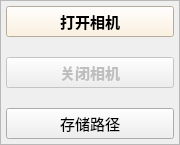
           <widget class="QFrame" name="frame_11">
            <property name="sizePolicy">
             <sizepolicy hsizetype="Preferred" vsizetype="Preferred">
              <horstretch>0</horstretch>
              <verstretch>0</verstretch>
             </sizepolicy>
            </property>
            <property name="minimumSize">
             <size>
              <width>130</width>
              <height>0</height>
             </size>
            </property>
            <property name="maximumSize">
             <size>
              <width>180</width>
              <height>10077215</height>
             </size>
            </property>
            <property name="frameShape">
             <enum>QFrame::StyledPanel</enum>
            </property>
            <property name="frameShadow">
             <enum>QFrame::Raised</enum>
            </property>
            <property name="lineWidth">
             <number>3</number>
            </property>
            <layout class="QVBoxLayout" name="verticalLayout_7">
             <property name="spacing">
              <number>20</number>
             </property>
             <property name="leftMargin">
              <number>5</number>
             </property>
             <property name="topMargin">
              <number>5</number>
             </property>
             <property name="rightMargin">
              <number>5</number>
             </property>
             <property name="bottomMargin">
              <number>5</number>
             </property>
             <item>
              <widget class="QPushButton" name="m_startButton">
               <property name="sizePolicy">
                <sizepolicy hsizetype="Preferred" vsizetype="Preferred">
                 <horstretch>0</horstretch>
                 <verstretch>0</verstretch>
                </sizepolicy>
               </property>
               <property name="minimumSize">
                <size>
                 <width>0</width>
                 <height>23</height>
                </size>
               </property>
               <property name="palette">
                <palette>
                 <active>
                  <colorrole role="Button">
                   <brush brushstyle="SolidPattern">
                    <color alpha="255">
                     <red>255</red>
                     <green>240</green>
                     <blue>215</blue>
                    </color>
                   </brush>
                  </colorrole>
                  <colorrole role="Base">
                   <brush brushstyle="SolidPattern">
                    <color alpha="255">
                     <red>255</red>
                     <green>240</green>
                     <blue>215</blue>
                    </color>
                   </brush>
                  </colorrole>
                  <colorrole role="Window">
                   <brush brushstyle="SolidPattern">
                    <color alpha="255">
                     <red>255</red>
                     <green>240</green>
                     <blue>215</blue>
                    </color>
                   </brush>
                  </colorrole>
                 </active>
                 <inactive>
                  <colorrole role="Button">
                   <brush brushstyle="SolidPattern">
                    <color alpha="255">
                     <red>255</red>
                     <green>240</green>
                     <blue>215</blue>
                    </color>
                   </brush>
                  </colorrole>
                  <colorrole role="Base">
                   <brush brushstyle="SolidPattern">
                    <color alpha="255">
                     <red>255</red>
                     <green>240</green>
                     <blue>215</blue>
                    </color>
                   </brush>
                  </colorrole>
                  <colorrole role="Window">
                   <brush brushstyle="SolidPattern">
                    <color alpha="255">
                     <red>255</red>
                     <green>240</green>
                     <blue>215</blue>
                    </color>
                   </brush>
                  </colorrole>
                 </inactive>
                 <disabled>
                  <colorrole role="Button">
                   <brush brushstyle="SolidPattern">
                    <color alpha="255">
                     <red>255</red>
                     <green>240</green>
                     <blue>215</blue>
                    </color>
                   </brush>
                  </colorrole>
                  <colorrole role="Base">
                   <brush brushstyle="SolidPattern">
                    <color alpha="255">
                     <red>255</red>
                     <green>240</green>
                     <blue>215</blue>
                    </color>
                   </brush>
                  </colorrole>
                  <colorrole role="Window">
                   <brush brushstyle="SolidPattern">
                    <color alpha="255">
                     <red>255</red>
                     <green>240</green>
                     <blue>215</blue>
                    </color>
                   </brush>
                  </colorrole>
                 </disabled>
                </palette>
               </property>
               <property name="font">
                <font>
                 <family>Agency FB</family>
                 <pointsize>11</pointsize>
                 <weight>75</weight>
                 <bold>true</bold>
                </font>
               </property>
               <property name="contextMenuPolicy">
                <enum>Qt::DefaultContextMenu</enum>
               </property>
               <property name="toolTipDuration">
                <number>5</number>
               </property>
               <property name="layoutDirection">
                <enum>Qt::LeftToRight</enum>
               </property>
               <property name="autoFillBackground">
                <bool>false</bool>
               </property>
               <property name="styleSheet">
                <string notr="true"/>
               </property>
               <property name="text">
                <string>打开相机</string>
               </property>
               <property name="iconSize">
                <size>
                 <width>29</width>
                 <height>29</height>
                </size>
               </property>
               <property name="autoDefault">
                <bool>false</bool>
               </property>
               <property name="flat">
                <bool>false</bool>
               </property>
              </widget>
             </item>
             <item>
              <widget class="QPushButton" name="m_stopButton">
               <property name="enabled">
                <bool>false</bool>
               </property>
               <property name="sizePolicy">
                <sizepolicy hsizetype="Minimum" vsizetype="Preferred">
                 <horstretch>0</horstretch>
                 <verstretch>0</verstretch>
                </sizepolicy>
               </property>
               <property name="font">
                <font>
                 <pointsize>11</pointsize>
                 <weight>75</weight>
                 <bold>true</bold>
                </font>
               </property>
               <property name="focusPolicy">
                <enum>Qt::StrongFocus</enum>
               </property>
               <property name="text">
                <string>关闭相机</string>
               </property>
              </widget>
             </item>
             <item>
              <widget class="QPushButton" name="m_pathChoosingButton">
               <property name="sizePolicy">
                <sizepolicy hsizetype="Minimum" vsizetype="Preferred">
                 <horstretch>0</horstretch>
                 <verstretch>0</verstretch>
                </sizepolicy>
               </property>
               <property name="minimumSize">
                <size>
                 <width>0</width>
                 <height>30</height>
                </size>
               </property>
               <property name="font">
                <font>
                 <family>Arial</family>
                 <pointsize>11</pointsize>
                </font>
               </property>
               <property name="text">
                <string>存储路径</string>
               </property>
               <property name="iconSize">
                <size>
                 <width>40</width>
                 <height>40</height>
                </size>
               </property>
              </widget>
             </item>
            </layout>
           </widget>
